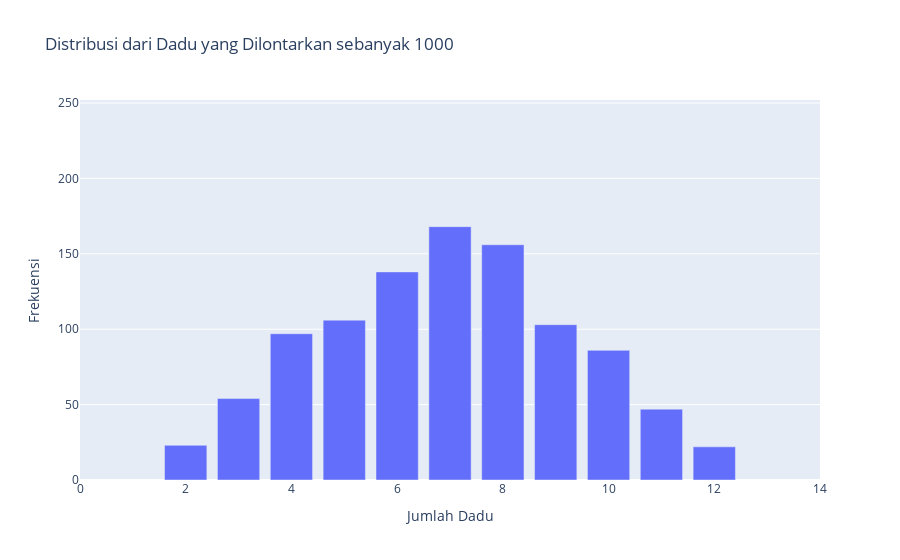

Notebook cell for this chart:
### Code cell
dadu(1000)

### Figure 1 — Plotly figure (JSON) as saved in the notebook; plotly's stock layout.template omitted (floating-point values rounded to 4 significant figures)
{"data": [{"alignmentgroup": "True", "hovertemplate": "Jumlah Dadu=%{x}<br>Frekuensi=%{y}<extra></extra>", "legendgroup": "", "marker": {"color": "#636efa"}, "name": "", "offsetgroup": "", "orientation": "v", "showlegend": false, "textposition": "auto", "type": "bar", "x": ["2.0", "3.0", "4.0", "5.0", "6.0", "7.0", "8.0", "9.0", "10.0", "11.0", "12.0"], "xaxis": "x", "y": [23, 54, 97, 106, 138, 168, 156, 103, 86, 47, 22], "yaxis": "y"}], "layout": {"barmode": "relative", "legend": {"tracegroupgap": 0}, "title": {"text": "Distribusi dari Dadu yang Dilontarkan sebanyak 1000"}, "xaxis": {"anchor": "y", "domain": [0, 1], "range": [0, 14], "title": {"text": "Jumlah Dadu"}}, "yaxis": {"anchor": "x", "domain": [0, 1], "range": [0, 252], "title": {"text": "Frekuensi"}}}}
